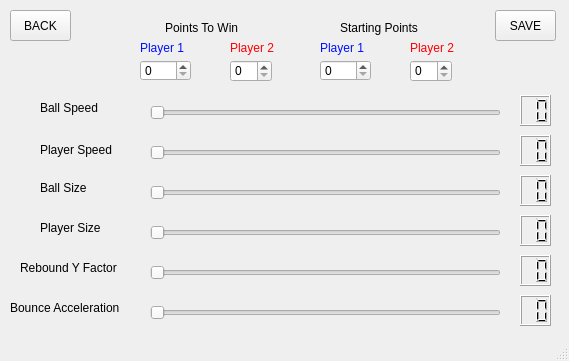
<?xml version="1.0" encoding="UTF-8"?>
<ui version="4.0">
 <class>MainWindow</class>
 <widget class="QMainWindow" name="MainWindow">
  <property name="geometry">
   <rect>
    <x>0</x>
    <y>0</y>
    <width>569</width>
    <height>361</height>
   </rect>
  </property>
  <property name="windowTitle">
   <string>MainWindow</string>
  </property>
  <widget class="QWidget" name="centralwidget">
   <widget class="QSlider" name="ball_speed_slider">
    <property name="geometry">
     <rect>
      <x>150</x>
      <y>100</y>
      <width>351</width>
      <height>25</height>
     </rect>
    </property>
    <property name="minimum">
     <number>1</number>
    </property>
    <property name="maximum">
     <number>30</number>
    </property>
    <property name="orientation">
     <enum>Qt::Horizontal</enum>
    </property>
   </widget>
   <widget class="QPushButton" name="back_button">
    <property name="geometry">
     <rect>
      <x>10</x>
      <y>10</y>
      <width>61</width>
      <height>31</height>
     </rect>
    </property>
    <property name="text">
     <string>BACK</string>
    </property>
   </widget>
   <widget class="QLabel" name="ball_speed">
    <property name="geometry">
     <rect>
      <x>40</x>
      <y>100</y>
      <width>71</width>
      <height>16</height>
     </rect>
    </property>
    <property name="text">
     <string>Ball Speed</string>
    </property>
   </widget>
   <widget class="QSlider" name="player_speed_slider">
    <property name="geometry">
     <rect>
      <x>150</x>
      <y>140</y>
      <width>351</width>
      <height>25</height>
     </rect>
    </property>
    <property name="maximum">
     <number>30</number>
    </property>
    <property name="orientation">
     <enum>Qt::Horizontal</enum>
    </property>
   </widget>
   <widget class="QLabel" name="player_speed">
    <property name="geometry">
     <rect>
      <x>40</x>
      <y>140</y>
      <width>81</width>
      <height>20</height>
     </rect>
    </property>
    <property name="text">
     <string>Player Speed</string>
    </property>
   </widget>
   <widget class="QSlider" name="bounce_acceleration_slider">
    <property name="geometry">
     <rect>
      <x>150</x>
      <y>300</y>
      <width>351</width>
      <height>25</height>
     </rect>
    </property>
    <property name="maximum">
     <number>30</number>
    </property>
    <property name="orientation">
     <enum>Qt::Horizontal</enum>
    </property>
   </widget>
   <widget class="QSlider" name="ball_size_slider">
    <property name="geometry">
     <rect>
      <x>150</x>
      <y>180</y>
      <width>351</width>
      <height>25</height>
     </rect>
    </property>
    <property name="maximum">
     <number>30</number>
    </property>
    <property name="orientation">
     <enum>Qt::Horizontal</enum>
    </property>
   </widget>
   <widget class="QSlider" name="player_size_slider">
    <property name="geometry">
     <rect>
      <x>150</x>
      <y>220</y>
      <width>351</width>
      <height>25</height>
     </rect>
    </property>
    <property name="maximum">
     <number>30</number>
    </property>
    <property name="orientation">
     <enum>Qt::Horizontal</enum>
    </property>
   </widget>
   <widget class="QLabel" name="label_2">
    <property name="geometry">
     <rect>
      <x>165</x>
      <y>20</y>
      <width>91</width>
      <height>16</height>
     </rect>
    </property>
    <property name="text">
     <string>Points To Win</string>
    </property>
   </widget>
   <widget class="QSpinBox" name="player1_points_to_win">
    <property name="geometry">
     <rect>
      <x>140</x>
      <y>60</y>
      <width>51</width>
      <height>21</height>
     </rect>
    </property>
   </widget>
   <widget class="QLabel" name="label_3">
    <property name="geometry">
     <rect>
      <x>140</x>
      <y>40</y>
      <width>61</width>
      <height>16</height>
     </rect>
    </property>
    <property name="styleSheet">
     <string notr="true">color: rgb(0, 15, 255);</string>
    </property>
    <property name="text">
     <string>Player 1</string>
    </property>
   </widget>
   <widget class="QLabel" name="label_4">
    <property name="geometry">
     <rect>
      <x>230</x>
      <y>40</y>
      <width>61</width>
      <height>16</height>
     </rect>
    </property>
    <property name="styleSheet">
     <string notr="true">color: rgb(255, 0, 4);</string>
    </property>
    <property name="text">
     <string>Player 2</string>
    </property>
   </widget>
   <widget class="QSpinBox" name="player2_points_to_win">
    <property name="geometry">
     <rect>
      <x>230</x>
      <y>60</y>
      <width>42</width>
      <height>22</height>
     </rect>
    </property>
   </widget>
   <widget class="QLabel" name="label_5">
    <property name="geometry">
     <rect>
      <x>340</x>
      <y>20</y>
      <width>101</width>
      <height>16</height>
     </rect>
    </property>
    <property name="text">
     <string>Starting Points</string>
    </property>
   </widget>
   <widget class="QSpinBox" name="player2_starting_points">
    <property name="geometry">
     <rect>
      <x>410</x>
      <y>60</y>
      <width>42</width>
      <height>22</height>
     </rect>
    </property>
   </widget>
   <widget class="QLabel" name="label_6">
    <property name="geometry">
     <rect>
      <x>320</x>
      <y>40</y>
      <width>61</width>
      <height>16</height>
     </rect>
    </property>
    <property name="styleSheet">
     <string notr="true">color: rgb(0, 15, 255);</string>
    </property>
    <property name="text">
     <string>Player 1</string>
    </property>
   </widget>
   <widget class="QSpinBox" name="player1_starting_points">
    <property name="geometry">
     <rect>
      <x>320</x>
      <y>60</y>
      <width>51</width>
      <height>21</height>
     </rect>
    </property>
   </widget>
   <widget class="QLabel" name="label_7">
    <property name="geometry">
     <rect>
      <x>410</x>
      <y>40</y>
      <width>61</width>
      <height>16</height>
     </rect>
    </property>
    <property name="styleSheet">
     <string notr="true">color: rgb(255, 0, 4);</string>
    </property>
    <property name="text">
     <string>Player 2</string>
    </property>
   </widget>
   <widget class="QLabel" name="label_8">
    <property name="geometry">
     <rect>
      <x>40</x>
      <y>180</y>
      <width>81</width>
      <height>16</height>
     </rect>
    </property>
    <property name="text">
     <string>Ball Size</string>
    </property>
   </widget>
   <widget class="QLabel" name="label_9">
    <property name="geometry">
     <rect>
      <x>40</x>
      <y>220</y>
      <width>71</width>
      <height>16</height>
     </rect>
    </property>
    <property name="text">
     <string>Player Size</string>
    </property>
   </widget>
   <widget class="QLabel" name="label_10">
    <property name="geometry">
     <rect>
      <x>40</x>
      <y>300</y>
      <width>81</width>
      <height>16</height>
     </rect>
    </property>
    <property name="text">
     <string/>
    </property>
   </widget>
   <widget class="QLabel" name="label_11">
    <property name="geometry">
     <rect>
      <x>10</x>
      <y>300</y>
      <width>131</width>
      <height>16</height>
     </rect>
    </property>
    <property name="text">
     <string>Bounce Acceleration</string>
    </property>
   </widget>
   <widget class="QSlider" name="rebound_y_slider">
    <property name="geometry">
     <rect>
      <x>150</x>
      <y>260</y>
      <width>351</width>
      <height>25</height>
     </rect>
    </property>
    <property name="maximum">
     <number>30</number>
    </property>
    <property name="orientation">
     <enum>Qt::Horizontal</enum>
    </property>
   </widget>
   <widget class="QLabel" name="label">
    <property name="geometry">
     <rect>
      <x>20</x>
      <y>260</y>
      <width>121</width>
      <height>16</height>
     </rect>
    </property>
    <property name="text">
     <string>Rebound Y Factor</string>
    </property>
   </widget>
   <widget class="QLCDNumber" name="ball_speed_lcd">
    <property name="geometry">
     <rect>
      <x>520</x>
      <y>95</y>
      <width>31</width>
      <height>31</height>
     </rect>
    </property>
    <property name="digitCount">
     <number>2</number>
    </property>
   </widget>
   <widget class="QLCDNumber" name="player_speed_lcd">
    <property name="geometry">
     <rect>
      <x>520</x>
      <y>135</y>
      <width>31</width>
      <height>31</height>
     </rect>
    </property>
    <property name="digitCount">
     <number>2</number>
    </property>
   </widget>
   <widget class="QLCDNumber" name="ball_size_lcd">
    <property name="geometry">
     <rect>
      <x>520</x>
      <y>175</y>
      <width>31</width>
      <height>31</height>
     </rect>
    </property>
    <property name="digitCount">
     <number>2</number>
    </property>
   </widget>
   <widget class="QLCDNumber" name="player_size_lcd">
    <property name="geometry">
     <rect>
      <x>520</x>
      <y>215</y>
      <width>31</width>
      <height>31</height>
     </rect>
    </property>
    <property name="digitCount">
     <number>2</number>
    </property>
   </widget>
   <widget class="QLCDNumber" name="rebound_y_lcd">
    <property name="geometry">
     <rect>
      <x>520</x>
      <y>255</y>
      <width>31</width>
      <height>31</height>
     </rect>
    </property>
    <property name="digitCount">
     <number>2</number>
    </property>
   </widget>
   <widget class="QLCDNumber" name="bounce_acceleration_lcd">
    <property name="geometry">
     <rect>
      <x>520</x>
      <y>295</y>
      <width>31</width>
      <height>31</height>
     </rect>
    </property>
    <property name="digitCount">
     <number>2</number>
    </property>
   </widget>
   <widget class="QPushButton" name="save_button">
    <property name="geometry">
     <rect>
      <x>495</x>
      <y>10</y>
      <width>61</width>
      <height>31</height>
     </rect>
    </property>
    <property name="text">
     <string>SAVE</string>
    </property>
   </widget>
  </widget>
  <widget class="QStatusBar" name="statusbar"/>
 </widget>
 <resources/>
 <connections/>
</ui>
